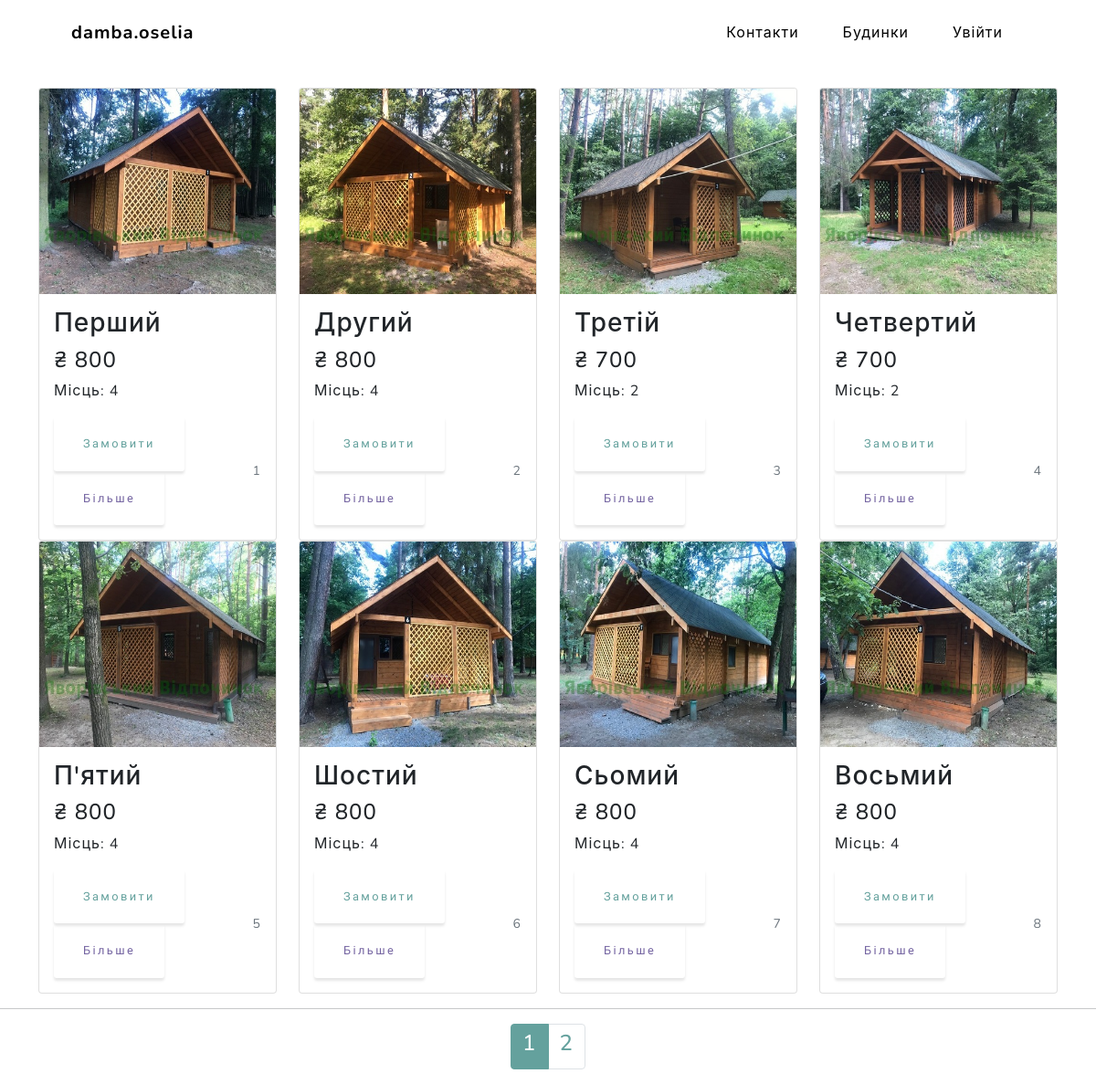
Screenshot of /houses/ with the database file from the repository.
### main/models.py (models this page shows, shortened)
class Houses(models.Model):
    name = models.CharField(max_length=32)
    photo = models.ImageField(null=True, blank=True) #
    price = models.FloatField()
    capacity = models.IntegerField()
    rooms = models.IntegerField(null=True) #
    beds = models.IntegerField()
    wifi = models.BooleanField(default=True)
    kitchen = models.BooleanField(default=True)
    bathroom = models.BooleanField(default=True)
    floors = models.IntegerField()
    central_heat = models.BooleanField(default=False) #
    pets_allow = models.BooleanField(default=False) #
    description = models.CharField(max_length= 255, null=True) #
    def get_absolute_url(self):
        return reverse('house', kwargs={'house_id':self.pk})
    class Meta:
        verbose_name = 'Будинок'
        verbose_name_plural = 'Будинки'
        ordering = ['id']

### main/views.py (the view)
# urls.py: path('houses/', houses, name='houses'),
def houses(request):
    cards = Houses.objects.all()
    paginator = Paginator(cards, 8)
    page_number = request.GET.get('page')
    page_obj = paginator.get_page(page_number)
    context = {
        'title':'Будинки',
        'menu':menu,
        'cards':cards,
        'page_obj':page_obj,
    }
    return render(request, 'main/houses.html', context=context)

### main/templates/main/houses.html (shortened to what this page needs)
{% extends 'main/base.html' %}
{% load static %}
{% block content %}
    <section>
        <div class="container">
            <div class="row">
                <div class="col-10">
                    <br><br><br><br>
                </div>
                <div class="col-2">
                </div>
            </div>
        </div>
    </section>
    <section>
        <div class="container">
            <div class="row">
                {% for c in page_obj %}
                <div class="col-sm-6 col-md-6 col-lg-3">
                    <div class="card box-shadow">
                        <a href="{{ c.get_absolute_url }}">
                            <img class="card-img-top" data-src="holder.js/100px225?theme=thumb&amp;bg=55595c&amp;fg=eceeef&amp;text=Thumbnail" alt="Photo preview: {{c.photo_preview}}" style="height: 225px; width: 100%; display: block;"
                            src="/static/main/img/houses/{{c.photo}}" data-holder-rendered="true">
                        </a>
                        <div class="card-body">
                            <div class="title-group d-flex">
                                <h3 class="card-title pricing-card-title">{{c.name}}</h3>
                            </div>
                            <h4 class="pricing-card-title">₴ {{c.price|floatformat:0}}</h4>
                            <p>Місць: {{c.capacity}}</p>
                            <div class="d-flex justify-content-between align-items-center">
                                <div class="btn-group flex-wrap" data-toggle="buttons">
                                    <a href="{{ c.get_absolute_url }}order/"><button type="button" class="btn btn-sm btn-outline-primary">Замовити</button></a>
                                    <a href="{{ c.get_absolute_url }}"><button type="button" class="btn btn-sm btn-outline-secondary">Більше</button></a>
                                </div>
                                <small class="text-muted">{{c.id}}</small>
                            </div>
                        </div>
                    </div>
                </div>
                {% endfor %}
            </div>
        </div>
        <hr>
        <div class="container">
            <div class="row">
                <nav aria-label="...">
                    <ul class="pagination d-flex justify-content-center">
                        {% for page in page_obj.paginator.page_range %}
                        <li class="page-item
                            {% if page == page_obj.number %}
                            active" aria-current="page"
                            {% else %}
                            "
                            {% endif %}
                        ><a class="page-link" href="?page={{page}}"><h4>{{page}}</h4></a></li>
                        {% endfor %}
                    </ul>
                </nav>
            </div>
        </div>
    </section>
{% endblock %}

### main/templates/main/base.html (shortened to what this page needs)
{% load static %}
<!DOCTYPE html><html lang="uk">
<head>
    <link rel="stylesheet" href="{% static 'main/css/styles.css' %}">
    <link rel="stylesheet" href="https://cdn.jsdelivr.net/npm/bootstrap@4.6.0/dist/css/bootstrap.min.css"
>
    <link rel="stylesheet" href="{% static 'main/css/styles.css' %}">
</head>
<body id="page-top">
    <nav class="navbar navbar-expand-lg navbar-light fixed-top" id="mainNav">
        <div class="container px-4 px-lg-5">
            <a class="navbar-brand" href="{% url 'main' %}">damba.oselia</a>
            <div class="collapse navbar-collapse" id="navbarToggler">
                {% block main_menu %}
                <ul class="navbar-nav ms-auto">
                    {% for m in menu %}
                    <li class="nav-item"><a class="nav-link" href="{{m.url_name}}">{{m.title}}</a></li>
                    {% endfor %}
                    {% if request.user.is_authenticated %}
                    <li class="nav-item">
                        <div class="dropdown">
                            <a class="nav-link dropdown-toggle" href="#" role="button" id="dropdownMenuLink" data-toggle="dropdown" aria-expanded="false">
                                {{request.user.username}}
                            </a>
                            <div class="dropdown-menu" aria-labelledby="dropdownMenuLink">
                                <a class="dropdown-item" href="{% url 'profile' %}">Профіль</a>
                                {% if request.user.is_staff %}
                                <a class="dropdown-item" href="{% url 'admin:index' %}">Адміністрування</a>
                                {% endif %}
                                <a class="dropdown-item" href="{% url 'logout' %}">Вийти</a>
                            </div>
                        </div>
                    </li>
                    {% else %}
                    <li class="nav-item" type="button" data-toggle="modal" data-target="#modal_login">
                        <a class="nav-link">Увійти</a>
                    </li>
                    {% endif %}
                </ul>
                {% endblock main_menu %}
            </div>
        </div>
    </nav>
    {% block content %}
    {% endblock %}
</body>
</html>

### rows the page displays
Houses: photo (picture), name "Перший", price "800", capacity "4", id "1"
Houses: photo (picture), name "Другий", price "800", capacity "4", id "2"
Houses: photo (picture), name "Третій", price "700", capacity "2", id "3"
Houses: photo (picture), name "Четвертий", price "700", capacity "2", id "4"
Houses: photo (picture), name "П'ятий", price "800", capacity "4", id "5"
Houses: photo (picture), name "Шостий", price "800", capacity "4", id "6"
Houses: photo (picture), name "Сьомий", price "800", capacity "4", id "7"
Houses: photo (picture), name "Восьмий", price "800", capacity "4", id "8"

### other values shown
{{ m.title }} "Контакти" "Будинки"
{{ page }} "1" "2"
